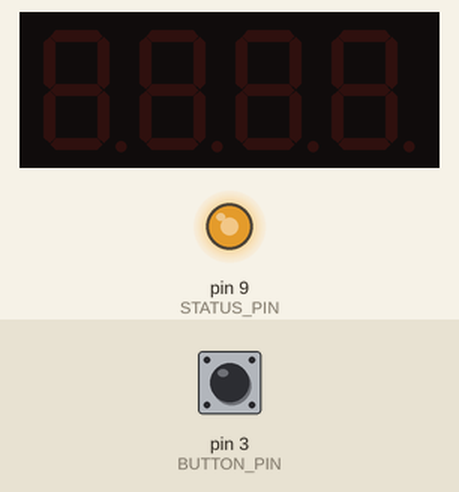
This program was run on a simulated Arduino Uno, built with avr-gcc and run on an emulated ATmega328P. On the bench: 4-digit seven-segment display, output pins drawn as LEDs (lit = HIGH). Inputs (shaded band) come from the test bench; at power-on: pin 3 (BUTTON_PIN) HIGH.

Above: at 1.2 s.
1.3 s: pin 3 (BUTTON_PIN) pulled LOW for 0.15 s
At 2.9 s:
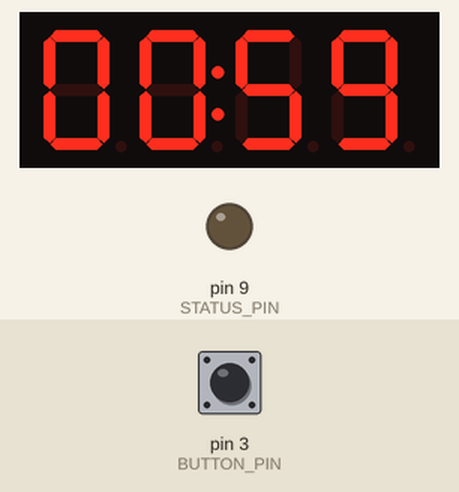
4.4 s: pin 3 (BUTTON_PIN) pulled LOW for 1 s
7.8 s: pin 3 (BUTTON_PIN) pulled LOW for 0.15 s
At 11.4 s:
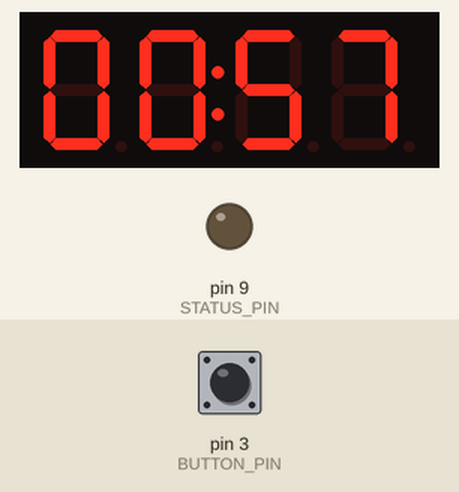
Timing chart, 0 to 12.9 s (numbered marks = the images above; inputs shaded):
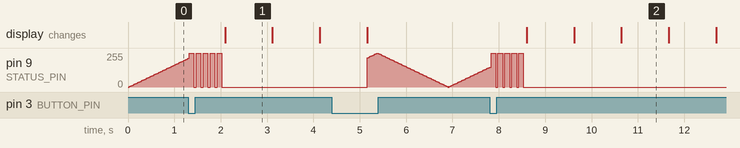

Measured:
- after the input at 1.3 s, the display: changes after 0.79 s (image 1)
- after the input at 7.8 s, the display: first changes after 0.80 s (image 2 shows a later state)
- by itself, pin 9 (STATUS_PIN): alternates 255/255 for 0.10 s and 0/255 for 0.05 s, 10 changes in all, then stays 0/255
- what the display in image 2 shows lasts 1.1 s, from 10.6 s to 11.7 s

The program:

main.cpp
```cpp
#include <Arduino.h>
#include <TM1637Display.h>
#include <SoftwareSerial.h>

#define CLK 2
#define DIO 4
#define RX 11
#define TX 10
#define BUTTON_PIN 3
#define STATUS_PIN 9
#define COUNTDOWN_NUM 60

TM1637Display display(CLK, DIO);
SoftwareSerial HC12(RX, TX);

volatile int state = 0;
int brightness = 0;
int fadeAmount = 5;
int startButton = 0;
void countdown_timer();
void ready_indicator();
void idle_indicator();
void updateState();


void setup() {
  display.setBrightness(0x0f);
  attachInterrupt(digitalPinToInterrupt(3), updateState, FALLING);
  pinMode(STATUS_PIN, OUTPUT);
  pinMode(BUTTON_PIN, INPUT);
  HC12.begin(9600);
}

void loop() {
	switch(state) {
		case 0: // IDLE
		 idle_indicator();
		 break;

		case 1: // COUNTDOWN
		  HC12.write('0'); // Timer start
          ready_indicator();
          countdown_timer();
		  break;

		case 2: // ABORT
		  HC12.write('1');
		  display.clear();
          state = 0;
		  break;

		case 3: // LAUNCH
		  HC12.write('2'); // Timer done
		  state = 0;
		  break;

		default:
		  break;
	}

}


void ready_indicator() {
  for (int i = 0; i < 5; i++) {
    digitalWrite(STATUS_PIN, HIGH);
    delay(100);
    digitalWrite(STATUS_PIN, LOW);
    delay(50);
  }
}

void idle_indicator() {
  analogWrite(STATUS_PIN, brightness);
  brightness = brightness + fadeAmount;
  if (brightness <= 0 || brightness >= 255) {
    fadeAmount = -fadeAmount;
  }
  delay(30);
}

void countdown_timer() {
  int i = COUNTDOWN_NUM;
  while (i >= 0) {
    i--;
    display.showNumberDecEx(i, (0x80 >> 1), true);
    delay(1000);
   if (i == 0) { // If T-0 move to state 3
    state = 3;
    break;
   }
   if (state > 1) {
   break;
   }
  }

}

void updateState() {
 static unsigned long last_interrupt_time = 0;
 unsigned long interrupt_time = millis();
 if (interrupt_time - last_interrupt_time > 200) {
      if (state < 2) {
	      state++;
      }
 }
 last_interrupt_time = interrupt_time;
}
```
